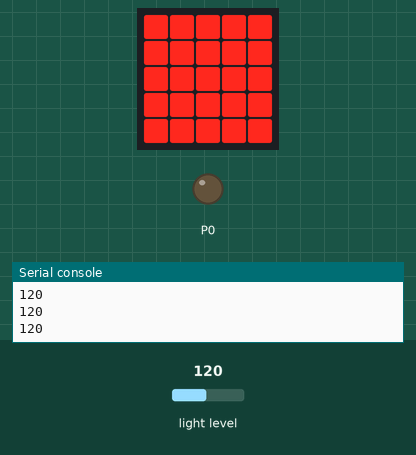
This program was run on a simulated BBC micro:bit (MakeCode). Shown: the board's 5×5 LED display, output pins drawn as LEDs (lit = HIGH), the last lines printed to the serial console. The inputs (shaded band) are chosen by the test bench; at power-on: light level 120.

Above: at 1.2 s.
1.3 s: light level set to 5
At 2.4 s:
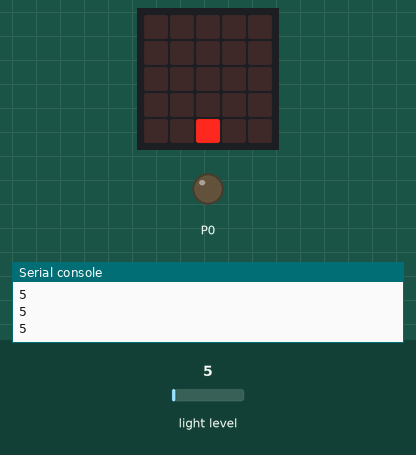
2.8 s: light level set to 64
At 3.4 s:
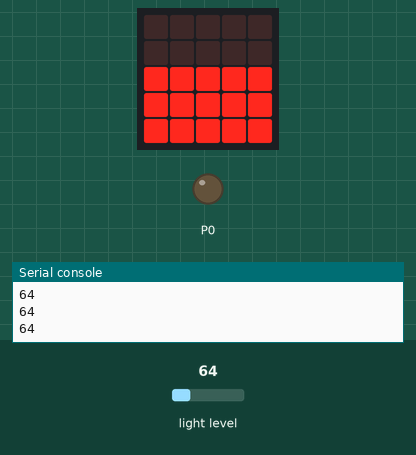
Timing chart, 0 to 5.8 s (numbered marks = the images above; inputs shaded):
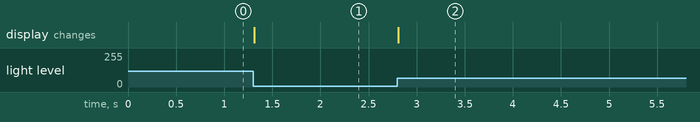

Measured:
- after the input at 1.3 s, the display: changes at once (image 1)
- after the input at 2.8 s, the display: changes at once (image 2)

The program:

main.ts
```typescript
basic.forever(function () {
    if (input.lightLevel() > 150) {
        let ALTA = 0
        pins.digitalWritePin(DigitalPin.P0, ALTA)
    } else {
        let BAJA = 0
        pins.digitalWritePin(DigitalPin.P0, BAJA)
    }
    led.plotBarGraph(
    input.lightLevel(),
    0
    )
})
```

test.ts
```typescript
// aquí va el archivo "tests"; esto no se compilará cuando este paquete se utilice como una extensión.
```
